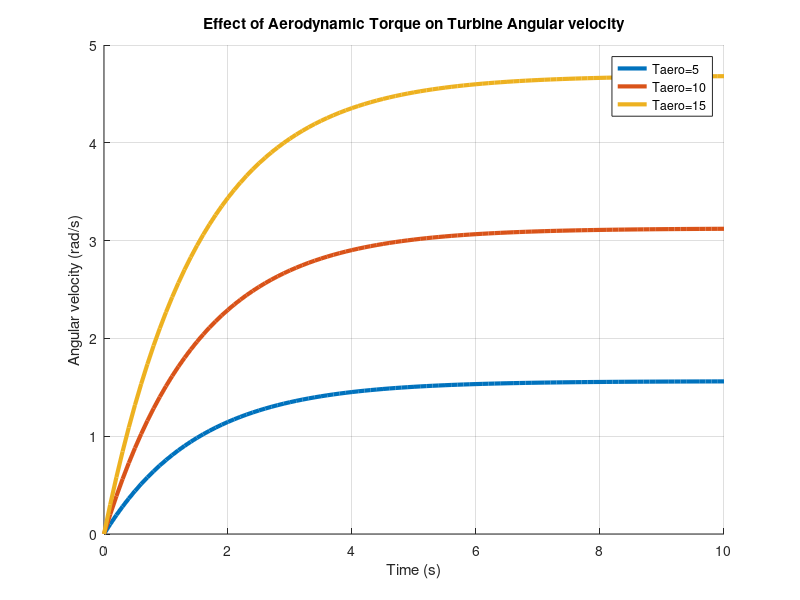

Write the MATLAB code that produced this figure.
% Sweeps the aerodynamic driving torque to show its effect
% on steady-state angular velocity.

J = 5;
b = 0.2;
K = 3;
Taero_values = [5, 10, 15];
dt = 0.1;
t = 0:dt:10;

hold on
for Taero_index = 1:length(Taero_values)
    Taero = Taero_values(Taero_index);
    omega = zeros(size(t));
    omega(1) = 0;

    for i = 1:length(t)-1
        Tgen = K * omega(i);
        Tdamp = b * omega(i);
        Tnet = Taero - Tgen - Tdamp;
        domega_dt = Tnet / J;
        omega(i+1) = omega(i) + domega_dt * dt;
    end

    plot(t, omega, "LineWidth", 3)
end

legend('Taero=5', 'Taero=10', 'Taero=15')
xlabel('Time (s)')
ylabel('Angular velocity (rad/s)')
grid on
title('Effect of Aerodynamic Torque on Turbine Angular velocity')
